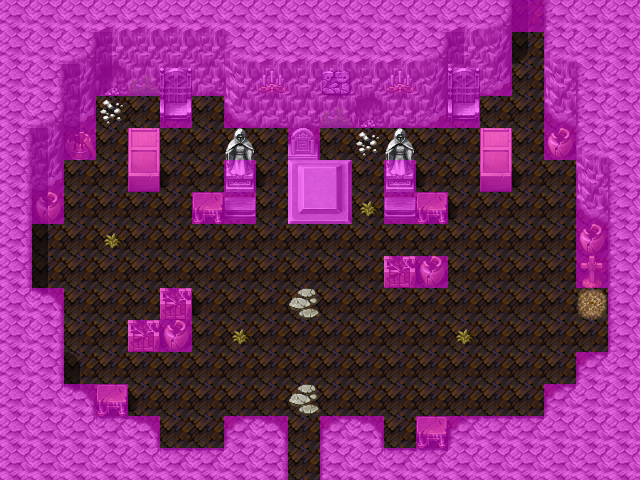

A level layout from a 2D game, rendered from its tile map. Below: a short description, then the map file with tile-grid data replaced by summaries:
An orthogonal 20x15 tile map with 32x32 px tiles, 5 tile layers (Ground, Objects, Above, Walkable, ...), 40 tilesets and 8 objects (2x mapchange, 2x sign, 2x spawn, script, replace).

<map version="1.0" orientation="orthogonal" width="20" height="15" tilewidth="32" tileheight="32">
 <tileset firstgid="1" name="map_bed_1" tilewidth="32" tileheight="32">
  <image source="../drawable/map_bed_1.png" width="512" height="256" />
 </tileset>
 <tileset firstgid="129" name="map_border_1" tilewidth="32" tileheight="32">
  <image source="../drawable/map_border_1.png" width="512" height="256" />
 </tileset>
 <tileset firstgid="257" name="map_bridge_1" tilewidth="32" tileheight="32">
  <image source="../drawable/map_bridge_1.png" width="512" height="256" />
 </tileset>
 <tileset firstgid="385" name="map_broken_1" tilewidth="32" tileheight="32">
  <image source="../drawable/map_broken_1.png" width="512" height="256" />
 </tileset>
 <tileset firstgid="513" name="map_cavewall_1" tilewidth="32" tileheight="32">
  <image source="../drawable/map_cavewall_1.png" width="576" height="192" />
 </tileset>
 <tileset firstgid="621" name="map_cavewall_2" tilewidth="32" tileheight="32">
  <image source="../drawable/map_cavewall_2.png" width="576" height="192" />
 </tileset>
 <tileset firstgid="729" name="map_cavewall_3" tilewidth="32" tileheight="32">
  <image source="../drawable/map_cavewall_3.png" width="576" height="192" />
 </tileset>
 <tileset firstgid="837" name="map_chair_table_1" tilewidth="32" tileheight="32">
  <image source="../drawable/map_chair_table_1.png" width="512" height="256" />
 </tileset>
 <tileset firstgid="965" name="map_crate_1" tilewidth="32" tileheight="32">
  <image source="../drawable/map_crate_1.png" width="512" height="256" />
 </tileset>
 <tileset firstgid="1093" name="map_cupboard_1" tilewidth="32" tileheight="32">
  <image source="../drawable/map_cupboard_1.png" width="512" height="256" />
 </tileset>
 <tileset firstgid="1221" name="map_curtain_1" tilewidth="32" tileheight="32">
  <image source="../drawable/map_curtain_1.png" width="512" height="256" />
 </tileset>
 <tileset firstgid="1349" name="map_entrance_1" tilewidth="32" tileheight="32">
  <image source="../drawable/map_entrance_1.png" width="512" height="256" />
 </tileset>
 <tileset firstgid="1477" name="map_fence_1" tilewidth="32" tileheight="32">
  <image source="../drawable/map_fence_1.png" width="512" height="256" />
 </tileset>
 <tileset firstgid="1605" name="map_fence_2" tilewidth="32" tileheight="32">
  <image source="../drawable/map_fence_2.png" width="512" height="256" />
 </tileset>
 <tileset firstgid="1733" name="map_ground_1" tilewidth="32" tileheight="32">
  <image source="../drawable/map_ground_1.png" width="512" height="256" />
 </tileset>
 <tileset firstgid="1861" name="map_ground_2" tilewidth="32" tileheight="32">
  <image source="../drawable/map_ground_2.png" width="512" height="256" />
 </tileset>
 <tileset firstgid="1989" name="map_ground_3" tilewidth="32" tileheight="32">
  <image source="../drawable/map_ground_3.png" width="512" height="256" />
 </tileset>
 <tileset firstgid="2117" name="map_ground_4" tilewidth="32" tileheight="32">
  <image source="../drawable/map_ground_4.png" width="512" height="256" />
 </tileset>
 <tileset firstgid="2245" name="map_ground_5" tilewidth="32" tileheight="32">
  <image source="../drawable/map_ground_5.png" width="512" height="256" />
 </tileset>
 <tileset firstgid="2373" name="map_ground_6" tilewidth="32" tileheight="32">
  <image source="../drawable/map_ground_6.png" width="512" height="256" />
 </tileset>
 <tileset firstgid="2501" name="map_ground_7" tilewidth="32" tileheight="32">
  <image source="../drawable/map_ground_7.png" width="512" height="256" />
 </tileset>
 <tileset firstgid="2629" name="map_ground_8" tilewidth="32" tileheight="32">
  <image source="../drawable/map_ground_8.png" width="512" height="256" />
 </tileset>
 <tileset firstgid="2757" name="map_indoor_1" tilewidth="32" tileheight="32">
  <image source="../drawable/map_indoor_1.png" width="512" height="256" />
 </tileset>
 <tileset firstgid="2885" name="map_kitchen_1" tilewidth="32" tileheight="32">
  <image source="../drawable/map_kitchen_1.png" width="512" height="256" />
 </tileset>
 <tileset firstgid="3013" name="map_outdoor_1" tilewidth="32" tileheight="32">
  <image source="../drawable/map_outdoor_1.png" width="512" height="256" />
 </tileset>
 <tileset firstgid="3141" name="map_pillar_1" tilewidth="32" tileheight="32">
  <image source="../drawable/map_pillar_1.png" width="512" height="256" />
 </tileset>
 <tileset firstgid="3269" name="map_plant_1" tilewidth="32" tileheight="32">
  <image source="../drawable/map_plant_1.png" width="512" height="256" />
 </tileset>
 <tileset firstgid="3397" name="map_rock_1" tilewidth="32" tileheight="32">
  <image source="../drawable/map_rock_1.png" width="512" height="256" />
 </tileset>
 <tileset firstgid="3525" name="map_roof_1" tilewidth="32" tileheight="32">
  <image source="../drawable/map_roof_1.png" width="512" height="256" />
 </tileset>
 <tileset firstgid="3653" name="map_roof_2" tilewidth="32" tileheight="32">
  <image source="../drawable/map_roof_2.png" width="512" height="256" />
 </tileset>
 <tileset firstgid="3781" name="map_shop_1" tilewidth="32" tileheight="32">
  <image source="../drawable/map_shop_1.png" width="512" height="256" />
 </tileset>
 <tileset firstgid="3909" name="map_sign_ladder_1" tilewidth="32" tileheight="32">
  <image source="../drawable/map_sign_ladder_1.png" width="512" height="256" />
 </tileset>
 <tileset firstgid="4037" name="map_table_1" tilewidth="32" tileheight="32">
  <image source="../drawable/map_table_1.png" width="512" height="256" />
 </tileset>
 <tileset firstgid="4165" name="map_trail_1" tilewidth="32" tileheight="32">
  <image source="../drawable/map_trail_1.png" width="512" height="256" />
 </tileset>
 <tileset firstgid="4293" name="map_tree_1" tilewidth="32" tileheight="32">
  <image source="../drawable/map_tree_1.png" width="512" height="256" />
 </tileset>
 <tileset firstgid="4421" name="map_wall_1" tilewidth="32" tileheight="32">
  <image source="../drawable/map_wall_1.png" width="512" height="256" />
 </tileset>
 <tileset firstgid="4549" name="map_wall_2" tilewidth="32" tileheight="32">
  <image source="../drawable/map_wall_2.png" width="480" height="256" />
 </tileset>
 <tileset firstgid="4669" name="map_wall_3" tilewidth="32" tileheight="32">
  <image source="../drawable/map_wall_3.png" width="480" height="256" />
 </tileset>
 <tileset firstgid="4789" name="map_window_1" tilewidth="32" tileheight="32">
  <image source="../drawable/map_window_1.png" width="512" height="256" />
 </tileset>
 <tileset firstgid="4917" name="map_window_2" tilewidth="32" tileheight="32">
  <image source="../drawable/map_window_2.png" width="512" height="256" />
 </tileset>
 <layer name="Ground" width="20" height="15">
  <data>[300 cells, 300 non-empty, 18 distinct tile ids]</data>
 </layer>
 <layer name="Objects" width="20" height="15">
  <data>[300 cells, 63 non-empty, 24 distinct tile ids]</data>
 </layer>
 <layer name="Above" width="20" height="15">
  <data>[300 cells, 21 non-empty, 6 distinct tile ids]</data>
 </layer>
 <layer name="Walkable" width="20" height="15">
  <data>[300 cells, 165 non-empty, 1 distinct tile ids]</data>
 </layer>
 <layer name="Walkable_replace" width="20" height="15">
  <data>[300 cells, 0 non-empty, 0 distinct tile ids]</data>
 </layer>
 <objectgroup name="Mapevents" width="20" height="15">
  <object name="south" type="mapchange" x="288" y="448" width="32" height="32">
   <properties>
    <property name="map" value="catacombs3" />
    <property name="place" value="north" />
   </properties>
  </object>
  <object name="sign_catacombs4_grave1" type="sign" x="576" y="288" width="32" height="32" />
  </objectgroup>
 <objectgroup name="Spawn" width="20" height="15">
  <!-- 2 objects omitted --></objectgroup>
 <objectgroup name="Keys" width="20" height="15" />
 <objectgroup name="Replace" width="20" height="15">
  <!-- 1 objects omitted --></objectgroup>
</map>
<!-- 6 of 8 objects omitted -->
